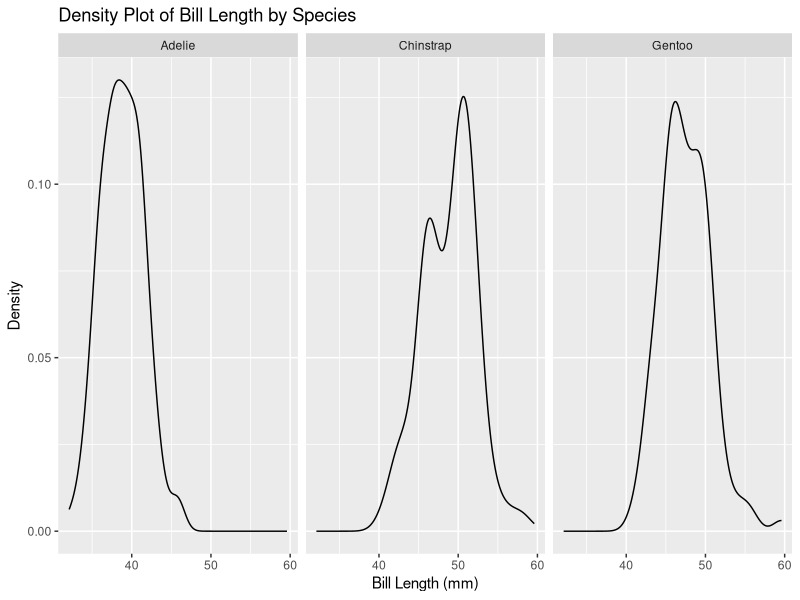
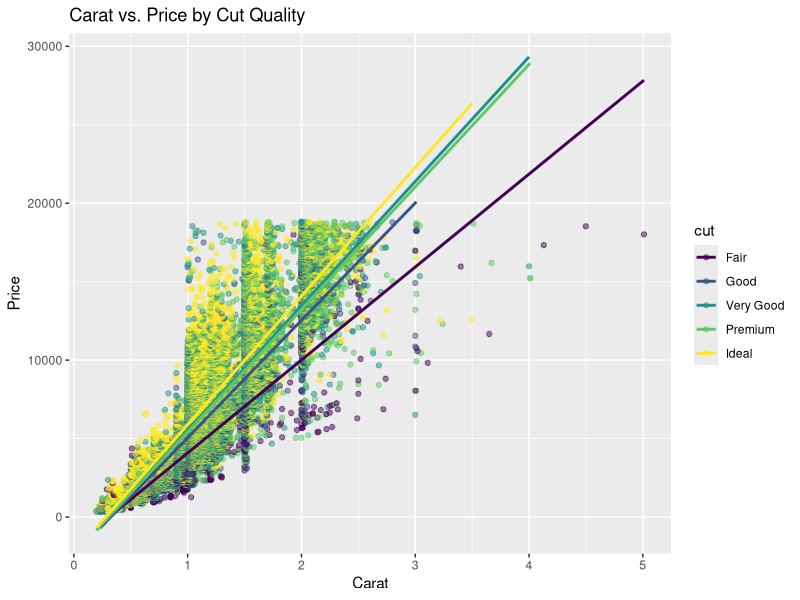
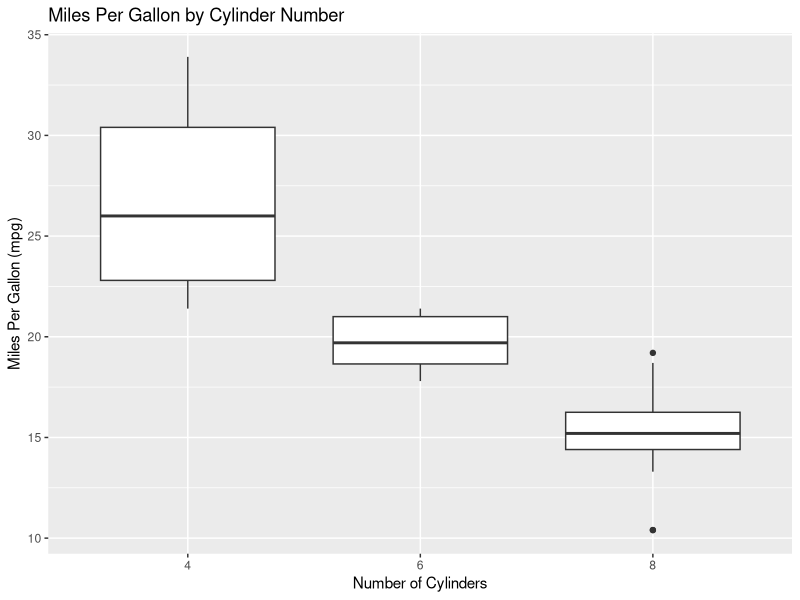
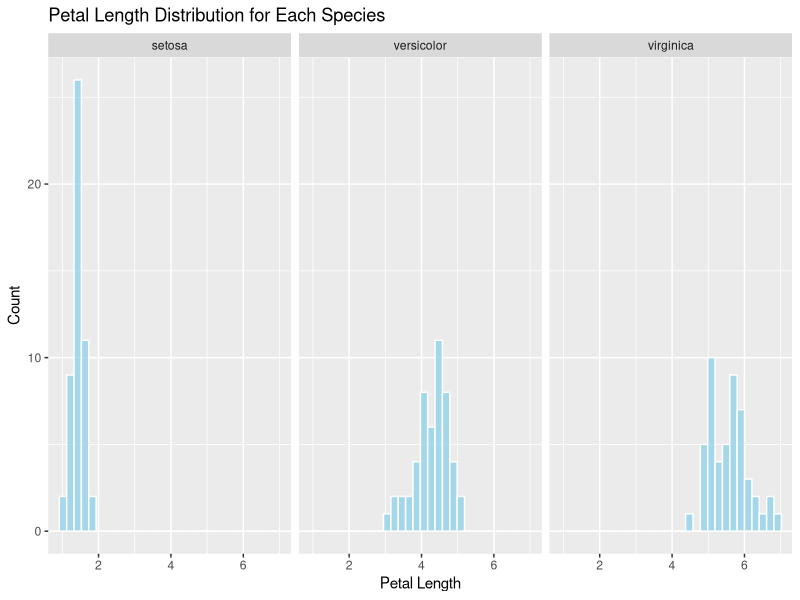

These figures' R source, in order:
# Please create teh following plots:

# Q1 ----

# Load the tidyverse library
library(tidyverse)

# Load the palmerpenguins library
library(palmerpenguins)

# Load the penguins dataset
data(penguins)

# Plot 1
# Create a density plot of the 'bill_length_mm' column of the penguins
# dataset.
# Use the ggplot() function to create the plot.
# Use the aes() function to specify the x-axis variable.
# Inside the aes() function, set the x parameter to the 'bill_length_mm'
# column of the penguins dataset.
# Add a + sign after the ggplot() function.
# Use the geom_density() function to add a density plot to the ggplot()
# function.
# Add a + sign after the geom_density() function.
# Use the facet_grid() function to add a facet to the ggplot() function.
# Inside the facet_grid() function, set the formula to
# "~ species".
# Add a + sign after the facet_grid() function.
# Use the labs() function to add a title to the ggplot() function.
# Inside the labs() function, set the title parameter to
# "Density Plot of Bill Length by Species".
# Set the x parameter to "Bill Length (mm)".
# Set the y parameter to "Density".

plot1 <- ggplot(penguins, aes(x = bill_length_mm)) +
  geom_density() +
  facet_grid(~ species) +
  labs(
    title = "Density Plot of Bill Length by Species",
    x = "Bill Length (mm)",
    y = "Density"
  )


# To verify your answer, run the following code
plot1

# Q2 ----

# Use the diamonds dataset from ggplot2
data(diamonds)

# Plot 2
# Create a scatter plot of 'carat' vs. 'price', colored by 'cut' quality.
# Use the ggplot() function to create the plot.
# Use the aes() function to specify the x-axis and y-axis variables.
# Inside the aes() function, set the x parameter to 'carat', the y parameter to 'price'.
# Add a + sign after the ggplot() function.
# Use the geom_point() function to add a scatter plot to the ggplot() function. 
# Inside the geom_point() function, use the aes() function to set the color parameter to 'cut'.
# Set the alpha parameter inside geom_point() to 0.5 to make the points semi-transparent if there is overplotting.
# Use the geom_smooth() function to add a smooth line through the points for each 'cut' category, setting the method argument to "lm" for linear models.
# Add a + sign after the geom_point() (and geom_smooth(), if used) function.
# Use the labs() function to add a title to the ggplot() function.
# Inside the labs() function, set the title parameter to "Carat vs. Price by Cut Quality",
# Set the x parameter to "Carat",
# Set the y parameter to "Price".

plot2 <- ggplot(diamonds, aes(x = carat, y = price, color = cut)) +
  geom_point(alpha = 0.5) +
  geom_smooth(method = "lm", se = FALSE) +
  labs(
    title = "Carat vs. Price by Cut Quality",
    x = "Carat",
    y = "Price"
  )


# To verify your answer, run the following code
plot2

# Q3 ----


# Use the mtcars dataset
data(mtcars)

# Plot 3
# Create a boxplot of 'mpg' by 'cyl' (number of cylinders).
# Use the ggplot() function to create the plot.
# Use the aes() function to specify the x-axis and y-axis variables.
# Inside the aes() function, set the x parameter to 'cyl' and the y parameter to 'mpg'.
# NOTICE that you will need to convert the 'cyl' column to a factor using the factor() function. factor(cyl)
# Add a + sign after the ggplot() function.
# Use the geom_boxplot() function to add a boxplot to the ggplot() function.
# Add a + sign after the geom_boxplot() function.
# Use the labs() function to add a title to the ggplot() function.
# Inside the labs() function, set the title parameter to "Miles Per Gallon by Cylinder Number",
# Set the x parameter to "Number of Cylinders",
# Set the y parameter to "Miles Per Gallon (mpg)".

plot3 <- ggplot(mtcars, aes(x = factor(cyl), y = mpg)) +
  geom_boxplot() +
  labs(
    title = "Miles Per Gallon by Cylinder Number",
    x = "Number of Cylinders",
    y = "Miles Per Gallon (mpg)"
  )

# To verify your answer, run the following code
plot3

# Q4 ----

# Use the iris dataset
data(iris)

# Plot 4
# Create a histogram of 'Petal.Length' for each species.
# Use the ggplot() function to create the plot.
# Use the aes() function to specify the x-axis variable.
# Inside the aes() function, set the x parameter to 'Petal.Length'.
# Add a + sign after the ggplot() function.
# Use the geom_histogram() function to add a histogram to the ggplot() function, and set bins to 30.
# Add a + sign after the geom_histogram() function.
# Use the facet_wrap() function to add a facet for 'Species'.
# Inside the facet_wrap() function, set the facets parameter to '~ Species'.
# Add a + sign after the facet_wrap() function.
# Use the labs() function to add a title to the ggplot() function.
# Inside the labs() function, set the title parameter to "Petal Length Distribution for Each Species",
# Set the x parameter to "Petal Length",
# Set the y parameter to "Count".

plot4 <- ggplot(iris, aes(x = Petal.Length)) +
  geom_histogram(bins = 30, color = "white", fill = "skyblue", alpha = 0.7) +
  facet_wrap(~ Species) +
  labs(
    title = "Petal Length Distribution for Each Species",
    x = "Petal Length",
    y = "Count"
  )

# To verify your answer, run the following code
plot4



